Frame 1 (no input): blank canvas, image omitted
Frame 60 (no input): blank canvas, image omitted
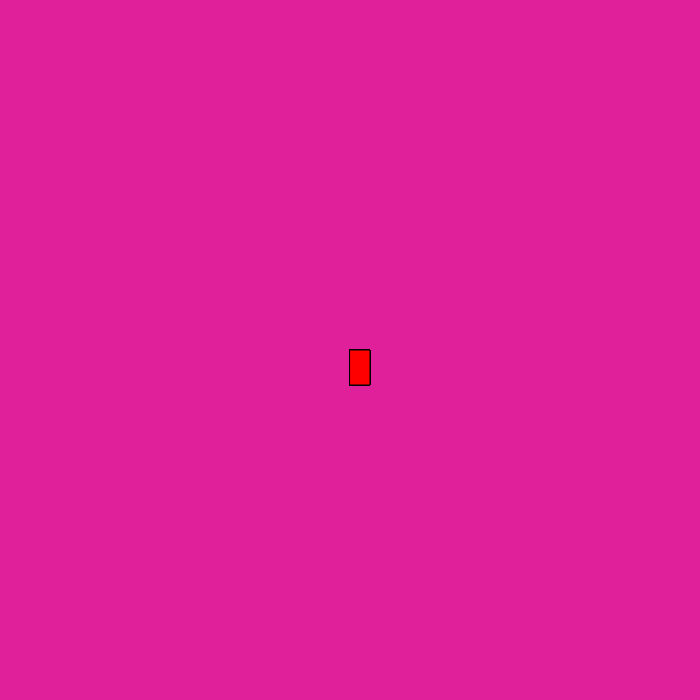
Frame 120 (the mouse pressed at the canvas centre since frame 60)

The p5.js sketch whose frames 1 and 60 were blank and that drew this single picture after the mouse press (run headless with seeded random() and noise() and a simulated clock; from frame 60 on, the mouse is pressed at the canvas centre):

// p5.js sketch
// ── sketch.js
function setup() {
    createCanvas(700, 700);
   background("rgb(224,32,154)"); 
  } 
    
   function draw()
  {
    stroke ("black");
   fill ( "red");
    
     if (mouseIsPressed)
    rect (mouseX, mouseY, 20, 35);
    } 
  
  
